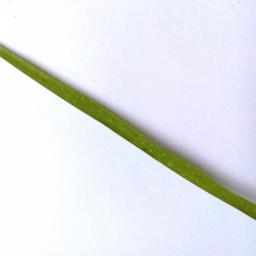
#> input picture BangladeshiCrops/Crop___Disease/Rice/Rice___Brown_Spot/IMG_20190419_095739.jpg, 256 x 256 px, given as the content of the folder ./BangladeshiCrops/Crop___Disease/Rice/Rice___Neck_Blast, which was not available
$ jupyter execute numpy.ipynb
#> lines starting #> are read from the running program, lines starting #| are printed output that depends on the picture
[cell 1]
import numpy as np
import matplotlib.pyplot as plt
import os
import cv2

DATADIR = "./BangladeshiCrops/Crop___Disease/Rice/"
CATEGORIES = ["Rice___Neck_Blast", "Rice___Leaf_Blast", "Rice___Healthy", "Rice___Brown_Spot"]

for category in CATEGORIES:
    path = os.path.join(DATADIR, category)
    for img in os.listdir(path):
        img_array = cv2.imread(os.path.join(path,img), cv2.IMREAD_GRAYSCALE)
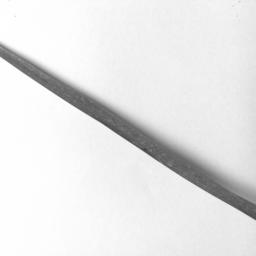
#> img_array: shape (256, 256); min 64, max 255, mean 230.9
        plt.imshow(img_array, cmap = "gray")
        plt.show()
        break
    break

[cell 2]
print(img_array.shape)
#| (256, 256)

[cell 3]
IMG_SIZE = 50

new_array = cv2.resize(img_array, (IMG_SIZE, IMG_SIZE))
plt.imshow(new_array, cmap = 'gray')
plt.show()

[cell 4]
training_data = []

def create_training_data():
    for category in CATEGORIES:
        path = os.path.join(DATADIR, category)
        class_num = CATEGORIES.index(category)
        for img in os.listdir(path):
            try:
                img_array = cv2.imread(os.path.join(path,img), cv2.IMREAD_GRAYSCALE)
                new_array = cv2.resize(img_array, (IMG_SIZE, IMG_SIZE))
                training_data.append([new_array, class_num])
            except Exception as e:
                pass

#create_training_data()

[cell 5]
print(len(training_data))

[cell 6]
import random

random.shuffle(training_data)

[cell 7]
for sample in training_data[:10]:
    print(sample[1])

[cell 8]
x = []
y = []

[cell 9]
for features, label in training_data:
    x.append(features)
    y.append(label)

x = np.array(x).reshape(-1, IMG_SIZE, IMG_SIZE, 1)


$ run again, on BangladeshiCrops/Crop___Disease/Rice/Rice___Healthy/IMG_20190419_134336.jpg
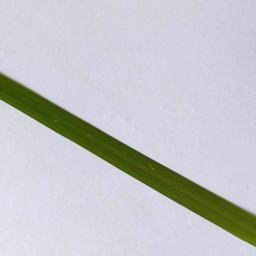
#> input picture BangladeshiCrops/Crop___Disease/Rice/Rice___Healthy/IMG_20190419_134336.jpg, 256 x 256 px, given as the content of the folder ./BangladeshiCrops/Crop___Disease/Rice/Rice___Neck_Blast, which was not available
#> `img_array = cv2.imread(os.path.join(path,img), cv2.IMREAD_GRAYSCALE)`:
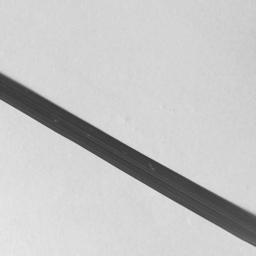
#> img_array: shape (256, 256); min 44, max 237, mean 197.2
#| (256, 256)
#> `new_array = cv2.resize(img_array, (IMG_SIZE, IMG_SIZE))`:
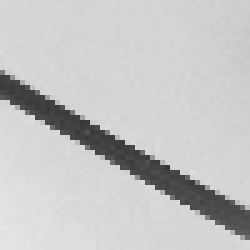
#> new_array: shape (50, 50) (shown 5 times larger); min 55, max 229, mean 197.2
